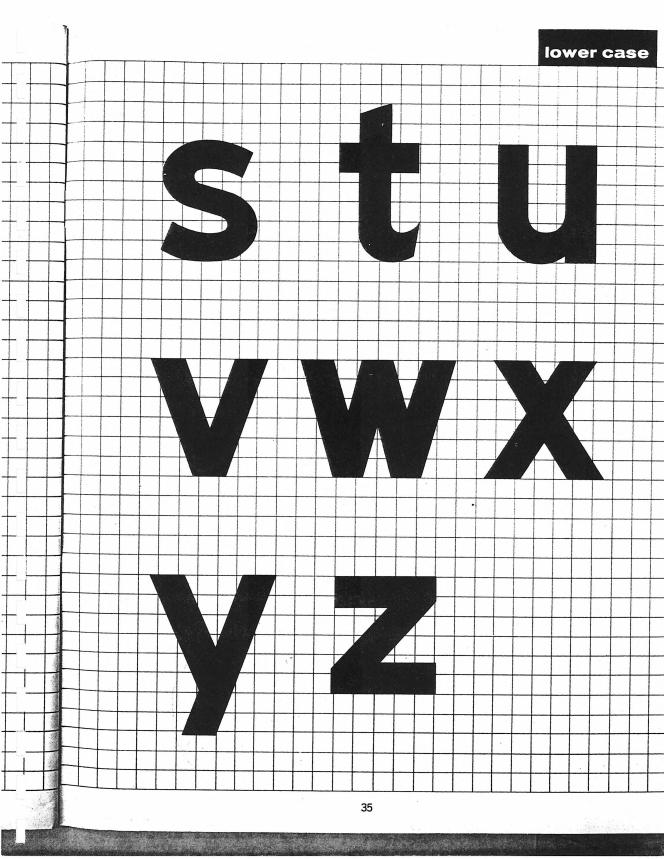
#> input picture highway61/work/lc1966/p35.jpg, 1990 x 2576 px, given in place of mask0031.png, which was not available (shown at 1/3 size)
$ python marklines2.py
#> lines starting #> are read from the running program, lines starting #| are printed output that depends on the picture; after the words box and inside, x2 and y2 are one past the last pixel; in counts of white or black regions, pixels touching at a corner belong together; pictures that were not available may be replaced by others from this repository, and a replacement may not be noted
### highway61/work/hires.py
import cv2,numpy as np,pickle,sys
from src import rot
LAY={'0016':['ABC','DEF','GHI'],'0017':['JKL','MNO','PQR'],'0018':['STU','VWX','YZ1'],'0019':['234','567','890'],
     '0031':['abc','def','ghi'],'0032':['jkl','mno','pqr'],'0033':['stu','vwx','yz']}
def page(p):
    g=cv2.imread('hr/%s.png'%p,0).astype(np.float32)
    sm=cv2.resize(g,(1275,int(g.shape[0]*1275/g.shape[1])),interpolation=cv2.INTER_AREA)
    b=(sm<170).astype(float)[200:1450,200:1150]
    ang=max((rot(b,a).sum(1).var(),a) for a in np.arange(-2,2.01,0.05))[1]
    k=g.shape[1]/1275
    o=rot(255-g,ang)
    H,W=o.shape
    dark=(o>100).astype(np.float32)
    rowf=dark[:,int(W*.1):int(W*.95)].mean(1); colf=dark[int(H*.1):int(H*.9),:].mean(0)
    D=6
    def lines(prof):
        L=[]
        for i in range(D+2,len(prof)-D-2):
            if prof[i]>=prof[i-1] and prof[i]>=prof[i+1] and prof[i]-max(prof[i-D-2],prof[i+D+2])>0.15: L.append(i)
        return L
    o2=o.copy()
    for i in lines(rowf):
        a,b=i-3,i+4
        top=o[a-4,:]; bot=o[b+3,:]; n=b-a
        for j in range(n): o2[a+j,:]=top+(bot-top)*(j+4)/(n+7)
    o3=o2.copy()
    for i in lines(colf):
        a,b=i-3,i+4
        lf=o2[:,a-4]; rt=o2[:,b+3]; n=b-a
        for j in range(n): o3[:,a+j]=lf+(rt-lf)*(j+4)/(n+7)
    O=cv2.morphologyEx(o,cv2.MORPH_OPEN,cv2.getStructuringElement(cv2.MORPH_RECT,(11,11)))
    Id=cv2.dilate(o3,cv2.getStructuringElement(cv2.MORPH_ELLIPSE,(9,9)))
    return np.minimum(O,Id),ang,k
def boxes(o,rows):
    H,W=o.shape
    bi=(o>128).astype(np.uint8)
    bi[:int(H*0.085)]=0; bi[int(H*0.90):]=0; bi[:,:int(W*0.075)]=0; bi[:,int(W*0.985):]=0
    n,lab,st,_=cv2.connectedComponentsWithStats(bi)
    cs=[list(s[:4])+[s[4]] for s in st[1:] if s[4]>4000]
    big=[c for c in cs if c[4]>40000]; small=[c for c in cs if c[4]<=40000]
    # merge dots into the letter below them
    for d in small:
        cx=d[0]+d[2]/2
        best=min(big,key=lambda c:abs(c[0]+c[2]/2-cx)+abs(c[1]-(d[1]+d[3])))
        x0=min(best[0],d[0]);y0=min(best[1],d[1]);x1=max(best[0]+best[2],d[0]+d[2]);y1=max(best[1]+best[3],d[1]+d[3])
        best[:4]=[x0,y0,x1-x0,y1-y0]
    big.sort(key=lambda s:s[1]+s[3]/2)
    bands=[]
    for s in big:
        cy=s[1]+s[3]-150  # use bottom-ish
        for bd in bands:
            if abs(bd['cy']-cy)<500: bd['c'].append(s); break
        else: bands.append({'cy':cy,'c':[s]})
    bands.sort(key=lambda b:b['cy'])
    out={}
    assert len(bands)==len(rows),[len(b['c']) for b in bands]
    for bd,letters in zip(bands,rows):
        g=sorted(bd['c'],key=lambda s:s[0]); assert len(g)==len(letters),(letters,g)
        for s,l in zip(g,letters): out[l]=s[:4]
    return out
# [24 lines left out: function run, not called in this run]
# [10 lines that do not run on import are left out]

### highway61/work/src.py
import cv2,numpy as np
U='/mnt/user-data/uploads/'
# [16 lines left out: functions sign, spec, not called in this run]

def rot(img,deg):
    h,w=img.shape
    M=cv2.getRotationMatrix2D((w/2,h/2),deg,1)
    return cv2.warpAffine(img,M,(w,h),flags=cv2.INTER_CUBIC,borderValue=0)
# [8 lines left out: function grid_angle, not called in this run]

LAYOUT={31:['abc','def','ghi'],32:['jkl','mno','pqr'],33:['stu','vwx','yz']}
DESC=set('gjpqy'); XH=set('acemnorsuvwxz')
# [63 lines left out: functions spec_letters, sign_letters, not called in this run]

XH_UNITS=525
# [41 lines left out: functions raster, stem_width, vruns, not called in this run]

STEM_T=115; STEM_S=137; VTHIN=20
# [33 lines left out: function synth, not called in this run]
def width(b):
    xs=np.nonzero(b.any(0))[0]; return xs[-1]-xs[0]+1

### highway61/work/marklines2.py
import cv2,numpy as np,pickle
from skimage.morphology import skeletonize
import hires
from hires import page,boxes,LAY
def clusters(d):
    sk=skeletonize(d>0).astype(np.uint8)*255
    segs=cv2.HoughLinesP(sk,1,np.pi/720,50,minLineLength=50,maxLineGap=30)
    segs=[] if segs is None else [s[0] for s in segs]
    cl=[]
    for x1,y1,x2,y2 in segs:
        p=np.array([x1,y1],float); q=np.array([x2,y2],float)
        th=np.arctan2(y2-y1,x2-x1)%np.pi
        for c in cl:
            dth=min(abs(th-c['th']),np.pi-abs(th-c['th']))
            n=np.array([-np.sin(c['th']),np.cos(c['th'])])
            if dth<np.radians(2.5) and abs(n@p-c['rho'])<14 and abs(n@q-c['rho'])<14:
                c['segs'].append((p,q)); break
        else:
            n=np.array([-np.sin(th),np.cos(th)]); cl.append({'th':th,'rho':n@p,'segs':[(p,q)]})
    out=[]
    for c in cl:
        P=np.array([v for s in c['segs'] for v in s]); m=P.mean(0); u,s,vt=np.linalg.svd(P-m); dv=vt[0]
        iv=[]
        for p,q in c['segs']:
            a,b=sorted([(p-m)@dv,(q-m)@dv]); iv.append([a,b])
        iv.sort(); merged=[]
        for a,b in iv:
            if merged and a<=merged[-1][1]+40: merged[-1][1]=max(merged[-1][1],b)
            else: merged.append([a,b])
        for a,b in merged:
            if b-a>50: out.append((m+dv*a,m+dv*b))
    return out
def letter_lines():
    res={}
    for p in ['0031','0032','0033']:
        d=cv2.imread('hr/mask%s.png'%p,0)
#> d is the input picture: shape (2576, 1990); min 0, max 255, mean 207.7
        segs=clusters(d)
#> in clusters, `sk=skeletonize(d>0).astype(np.uint8)*255`:
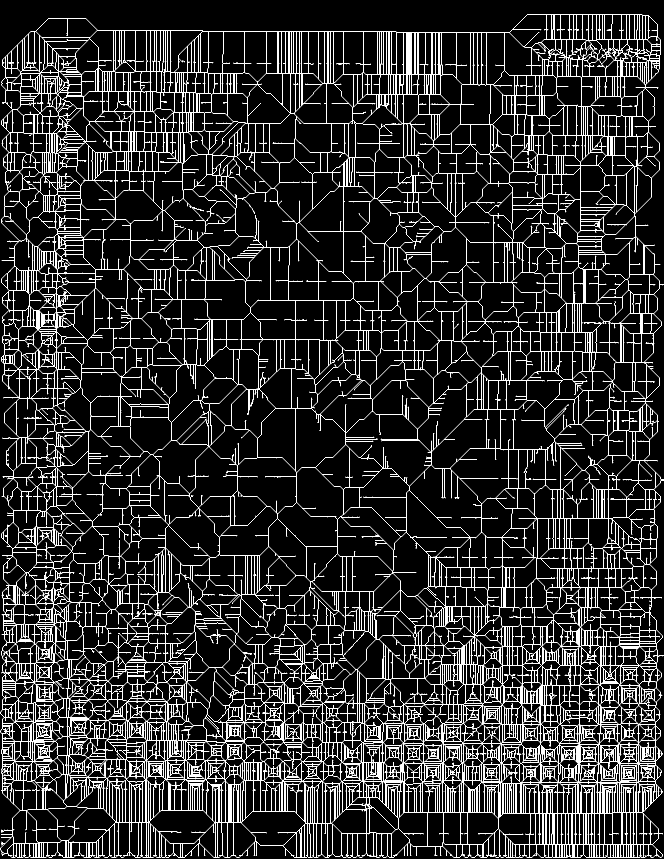
#> sk: shape (2576, 1990) (shown at 1/3 size); 6.6% white in thin lines or dots
#> in clusters, `segs=[] if segs is None else [s[0] for s in segs]`: segs = 4916 items, first 6: [1360, 2571, 1984, 2571], [885, 1019, 1014, 1020], [132, 2369, 146, 791], [831, 220, 1369, 225], [1283, 2438, 1930, 2441], [773, 958, 1767, 967]
#> the loop in clusters, `for x1,y1,x2,y2 in segs:` made 4916 passes
#> (x1, y1, x2, y2, th) on passes 1 to 3: (1360, 2571, 1984, 2571, 0), (885, 1019, 1014, 1020, 0.00775), (132, 2369, 146, 791, 1.58)
#> after the loop in clusters, `for x1,y1,x2,y2 in segs:`: cl = 563 items
#> the loop in clusters, `for c in cl:` made 563 passes
#> (m, s, vt) on passes 1 to 3: ([934.7, 2567.2], [4610.8, 22.79], [[-1, 0.00179], [-0.00179, -1]]), ([948.8, 1018.6], [2439.9, 7.49], [[1, 0.0103], [0.0103, -1]]), ([140.8, 1279.8], [8806.1, 82.35], [[-0.00767, 1], [-1, -0.00767]])
#> pass 3, in clusters, `u, s, vt = np.linalg.svd(P - m)`:
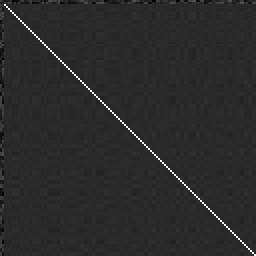
#> u: shape (128, 128) float64 (shown 2 times larger); min -0.195, max 1, mean 0.00769; drawn with min black and max white
#> after the loop in clusters, `for c in cl:`: out = 1503 items, first 6: ([1987, 2565.3], [1303, 2566.5]), ([1250, 2566.6], [874, 2567.3]), ([770, 2567.5], [7.01, 2568.9]), ([95.96, 1009.9], [170, 1010.7]), ([250, 1011.5], [1014, 1019.3]), ([1315, 1022.4], [1620, 1025.5])
#> segs has the same summary as out in clusters
        o,ang,k=page(p); bx=boxes(o,LAY[p])
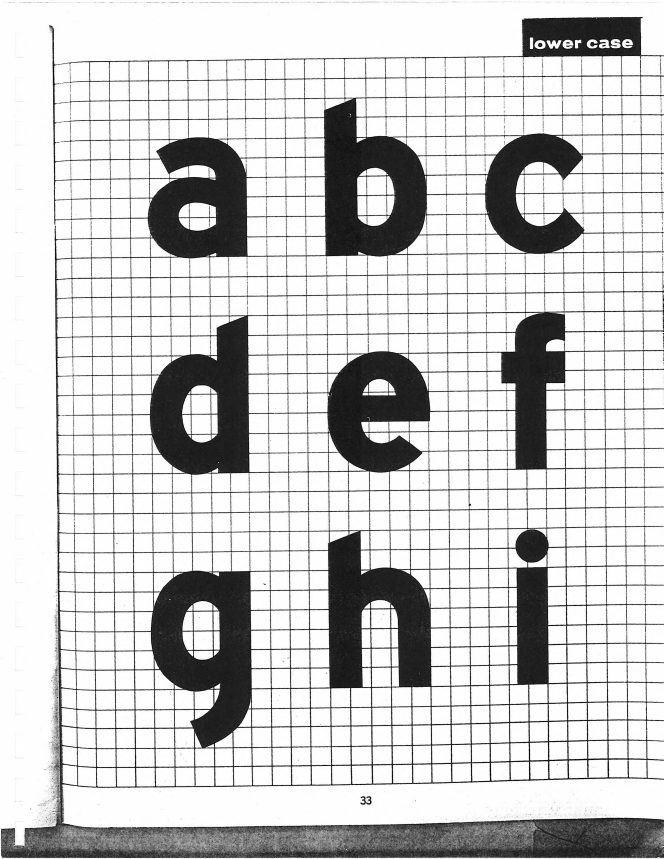
#> input picture highway61/work/lc1966/p33.jpg, 1990 x 2576 px, given in place of 0031.png, which was not available (shown at 1/3 size)
#> in page, `b=(sm<170).astype(float)[200:1450,200:1150]`:
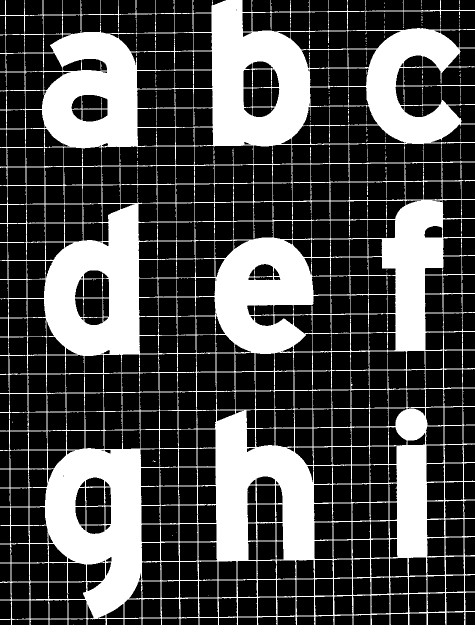
#> b: shape (1250, 950) float64 (shown at 1/2 size); values 0 (black) and 1 (white), 30.5% white; 244 white regions (218 under 20 px), largest, box (x1, y1, x2, y2) and area: (0, 0, 950, 1250) 360430, (921, 329, 923, 357) 55, (545, 410, 547, 436) 48
#> in rot (call 35), `M=cv2.getRotationMatrix2D((w/2,h/2),deg,1)`: M = [[1, -0.00524, 3.28], [0.00524, 1, -2.48]]
#> in rot (call 35), `return cv2.warpAffine(img,M,(w,h),flags=cv2.INTER_CUBIC,borderValue=0)`:
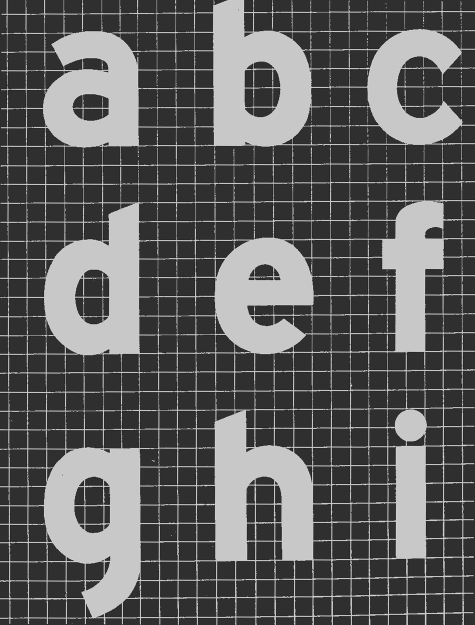
#> returned value: shape (1250, 950) float64 (shown at 1/2 size); min -0.312, max 1.36, mean 0.305; drawn with min black and max white
#> in rot (call 37), `M=cv2.getRotationMatrix2D((w/2,h/2),deg,1)`: M = [[1, -0.00349, 2.18], [0.00349, 1, -1.65]]
#> in rot (call 37), `return cv2.warpAffine(img,M,(w,h),flags=cv2.INTER_CUBIC,borderValue=0)`:
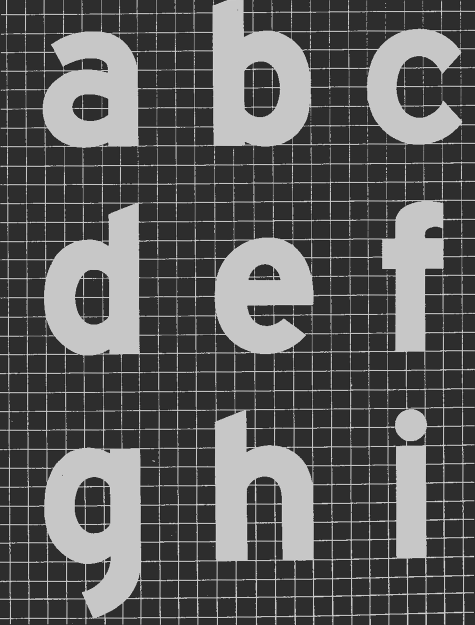
#> returned value: shape (1250, 950) float64 (shown at 1/2 size); min -0.293, max 1.36, mean 0.305; drawn with min black and max white
#> in rot (call 39), `M=cv2.getRotationMatrix2D((w/2,h/2),deg,1)`: M = [[1, -0.00175, 1.09], [0.00175, 1, -0.828]]
#> in rot (call 39), `return cv2.warpAffine(img,M,(w,h),flags=cv2.INTER_CUBIC,borderValue=0)`:
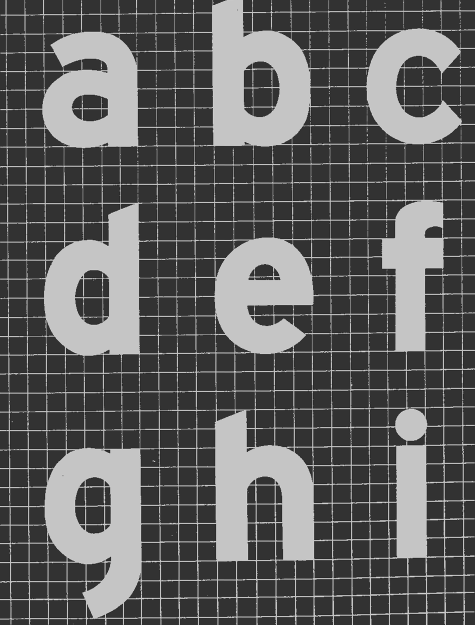
#> returned value: shape (1250, 950) float64 (shown at 1/2 size); min -0.342, max 1.39, mean 0.305; drawn with min black and max white
#> in page, `ang=max((rot(b,a).sum(1).var(),a) for a in np.arange(-2,2.01,0.05))[1]`: ang = -0.65
#> in page, `rowf = dark[:, int(W * 0.1):int(W * 0.95)].mean(1)`: rowf = 2576 values, max 1 at index 708, min 0 at index 9, mean 0.259
#> in page, `colf = dark[int(H * 0.1):int(H * 0.9), :].mean(0)`: colf = 1990 values, max 0.995 at index 171, min 0 at index 0, mean 0.229
#> the loop in page, `for i in lines(rowf):` made 39 passes
#> (i, a, b) on passes 1 to 12: (176, 173, 180), (236, 233, 240), (295, 292, 299), (353, 350, 357), (413, 410, 417), (471, 468, 475), (529, 526, 533), (587, 584, 591), (648, 645, 652), (708, 705, 712), (766, 763, 770), (827, 824, 831)
#> the loop in page, `for i in lines(colf):` made 37 passes
#> (i, a, b) on passes 1 to 12: (171, 168, 175), (220, 217, 224), (279, 276, 283), (338, 335, 342), (396, 393, 400), (456, 453, 460), (514, 511, 518), (573, 570, 577), (633, 630, 637), (689, 686, 693), (745, 742, 749), (806, 803, 810)
#> the loop in boxes, `for bd,letters in zip(bands,rows):` made 3 passes
#> letters on passes 1 to 3: 'abc', 'def', 'ghi'
        H,W=o.shape; M=cv2.getRotationMatrix2D((W/2,H/2),ang,1)
        def tr(pt): return M@np.array([pt[0],pt[1],1.0])
        segs=[(tr(a),tr(b)) for a,b in segs]
        S=525/457.75; m=30
        for l,(x,y,w,h) in bx.items():
            ex=60
            mine=[]
            for a,b in segs:
                # clip segment to expanded box
                t=np.linspace(0,1,200); P=a[None]+(b-a)[None]*t[:,None]
                inside=(P[:,0]>x-ex)&(P[:,0]<x+w+ex)&(P[:,1]>y-ex)&(P[:,1]<y+h+ex)
                if inside.sum()<3: continue
                Q=P[inside]
                A=((Q[0][0]-(x-m))*S,(Q[0][1]-(y-m))*S); B=((Q[-1][0]-(x-m))*S,(Q[-1][1]-(y-m))*S)
                mine.append((np.array(A),np.array(B)))   # (col,row) in letter bitmap frame
            res[l]=mine
    return res
if __name__=='__main__':
#> (the run stopped early here; a loop or call above may not have finished)
